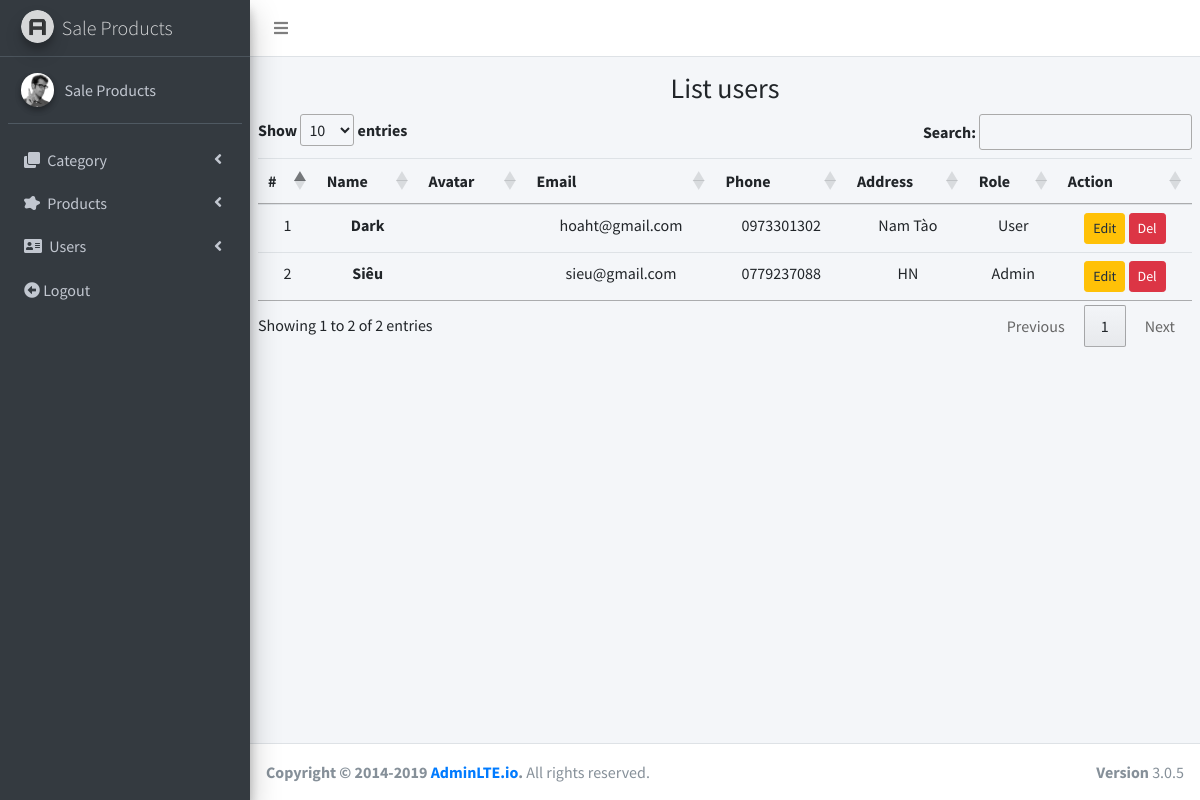
Screenshot of /Front-End/Admin/users.php (signed in) with the database file from the repository.
### tables this page shows
CREATE TABLE `user` (
  `id` int(11) NOT NULL,
  `name` varchar(255) NOT NULL,
  `image` varchar(255) NOT NULL,
  `email` varchar(255) NOT NULL,
  `password` text NOT NULL,
  `phone` varchar(255) NOT NULL,
  `address` text NOT NULL,
  `role` int(11) NOT NULL
);

### Front-End/db.php (called while the page is built)
<?php
function executeQuery($sqlQuery, $fetchAll = true)
{
	$host = "127.0.0.1";
	$dbname = "banhang";
	$dbusername = "root";
	$dbpassword = "";
	try {
		$connect = new PDO("mysql:host=$host;dbname=$dbname;charset=utf8", $dbusername, $dbpassword);
	} catch (Exception $ex) {
	}
	$stmt = $connect->prepare($sqlQuery);
	$stmt->execute();
	if ($fetchAll == true) {
		return $stmt->fetchAll();
	}
	return $stmt->fetch();
}

### Front-End/Admin/users.php (the view, shortened to what this page needs)
<?php
require_once '../db.php';
?>
<!DOCTYPE html>
<html>
<head>
    <?php include_once './_share/head.php'; ?>
    <link rel="stylesheet" type="text/css" href="https://cdn.datatables.net/1.10.25/css/jquery.dataTables.css">
</head>
<body class="hold-transition sidebar-mini layout-fixed">
    <div class="wrapper">
        <?php include_once './_share/navbar.php'; ?>
        <div class="content-wrapper">
            <div class="content-header">
                <section class="content">
                    <div class="col text-center">
                        <h3>List users</h3>
                    </div>
                    <div class="row text-center">
                       <div class="col-12">
                           <?php
                           $sql = "select * from user order by id desc";
                           $result = executeQuery($sql, true);
                           ?>
                           <table id="user" class="table">
                               <thead>
                               <tr>
                                   <th>#</th>
                                   <th>Name</th>
                                   <th>Avatar</th>
                                   <th>Email</th>
                                   <th>Phone</th>
                                   <th>Address</th>
                                   <th>Role</th>
                                   <th>Action</th>
                               </tr>
                               </thead>
                               <tbody>
                               <?php foreach ($result as $key => $u) : ?>
                                   <tr>
                                       <td><?= $key+1 ?></td>
                                       <td><b><?= $u['name'] ?></b></td>
                                       <td><img src="<?= $u['image'] ?>" alt="" width="60px"></td>
                                       <td><?= $u['email'] ?></td>
                                       <td><?= $u['phone'] ?></td>
                                       <td><?= $u['address'] ?></td>
                                       <td><?= $u['role'] == 0 ? 'Admin' : 'User' ?></td>
                                       <td>
                                           <a class="btn btn-sm btn-warning" href="edit-form-user.php?id=<?= $u['id'] ?>">Edit</a>
                                           <a onclick="return confirm('Are you sure you want to delete?')" class="btn btn-sm btn-danger" href="remove-user.php?id=<?= $u['id'] ?>">Del</a>
                                       </td>
                                   </tr>
                               <?php endforeach ?>
                               </tbody>
                           </table>
                       </div>
                    </div>
                </section>
            </div>
        </div>
        <?php include_once './_share/footer.php'; ?>
    </div>
</body>
</html>

### rows the page displays
user: name "Dark", email "hoaht@gmail.com", phone "0973301302", address "Nam Tào", role "User"
user: name "Siêu", email "sieu@gmail.com", phone "0779237088", address "HN", role "Admin"
